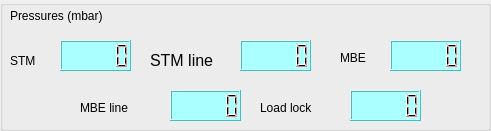
     <widget class="QGroupBox" name="groupBox_6">
      <property name="geometry">
       <rect>
        <x>850</x>
        <y>130</y>
        <width>491</width>
        <height>131</height>
       </rect>
      </property>
      <property name="title">
       <string/>
      </property>
      <widget class="QLabel" name="label_204">
       <property name="geometry">
        <rect>
         <x>10</x>
         <y>0</y>
         <width>241</width>
         <height>31</height>
        </rect>
       </property>
       <property name="styleSheet">
        <string notr="true">font: 12pt &quot;MS Shell Dlg 2&quot;;</string>
       </property>
       <property name="text">
        <string>Pressures (mbar)</string>
       </property>
      </widget>
      <widget class="QLCDNumber" name="mv_lcd_P_stm">
       <property name="geometry">
        <rect>
         <x>60</x>
         <y>40</y>
         <width>71</width>
         <height>31</height>
        </rect>
       </property>
       <property name="styleSheet">
        <string notr="true">background-color: rgb(170, 255, 255);</string>
       </property>
      </widget>
      <widget class="QLabel" name="label_21">
       <property name="geometry">
        <rect>
         <x>10</x>
         <y>50</y>
         <width>47</width>
         <height>21</height>
        </rect>
       </property>
       <property name="styleSheet">
        <string notr="true">font: 12pt &quot;MS Shell Dlg 2&quot;;</string>
       </property>
       <property name="text">
        <string>STM</string>
       </property>
      </widget>
      <widget class="QLabel" name="label_22">
       <property name="geometry">
        <rect>
         <x>150</x>
         <y>50</y>
         <width>101</width>
         <height>20</height>
        </rect>
       </property>
       <property name="font">
        <font>
         <family>MS Shell Dlg 2</family>
         <pointsize>12</pointsize>
         <weight>50</weight>
         <italic>false</italic>
         <bold>false</bold>
        </font>
       </property>
       <property name="styleSheet">
        <string notr="true">font: 12pt &quot;MS Shell Dlg 2&quot;;</string>
       </property>
       <property name="text">
        <string>STM line</string>
       </property>
      </widget>
      <widget class="QLCDNumber" name="mv_lcd_P_stmline">
       <property name="geometry">
        <rect>
         <x>240</x>
         <y>40</y>
         <width>71</width>
         <height>31</height>
        </rect>
       </property>
       <property name="styleSheet">
        <string notr="true">background-color: rgb(170, 255, 255);</string>
       </property>
      </widget>
      <widget class="QLabel" name="label_27">
       <property name="geometry">
        <rect>
         <x>340</x>
         <y>50</y>
         <width>47</width>
         <height>16</height>
        </rect>
       </property>
       <property name="styleSheet">
        <string notr="true">font: 12pt &quot;MS Shell Dlg 2&quot;;</string>
       </property>
       <property name="text">
        <string>MBE</string>
       </property>
      </widget>
      <widget class="QLCDNumber" name="mv_lcd_P_mbe">
       <property name="geometry">
        <rect>
         <x>390</x>
         <y>40</y>
         <width>71</width>
         <height>31</height>
        </rect>
       </property>
       <property name="styleSheet">
        <string notr="true">background-color: rgb(170, 255, 255);</string>
       </property>
      </widget>
      <widget class="QLabel" name="label_24">
       <property name="geometry">
        <rect>
         <x>80</x>
         <y>100</y>
         <width>91</width>
         <height>16</height>
        </rect>
       </property>
       <property name="styleSheet">
        <string notr="true">font: 12pt &quot;MS Shell Dlg 2&quot;;</string>
       </property>
       <property name="text">
        <string>MBE line</string>
       </property>
      </widget>
      <widget class="QLCDNumber" name="mv_lcd_P_mbeline">
       <property name="geometry">
        <rect>
         <x>170</x>
         <y>90</y>
         <width>71</width>
         <height>31</height>
        </rect>
       </property>
       <property name="styleSheet">
        <string notr="true">background-color: rgb(170, 255, 255);</string>
       </property>
      </widget>
      <widget class="QLabel" name="label_38">
       <property name="geometry">
        <rect>
         <x>260</x>
         <y>100</y>
         <width>91</width>
         <height>16</height>
        </rect>
       </property>
       <property name="styleSheet">
        <string notr="true">font: 12pt &quot;MS Shell Dlg 2&quot;;</string>
       </property>
       <property name="text">
        <string>Load lock</string>
       </property>
      </widget>
      <widget class="QLCDNumber" name="mv_lcd_P_loadlock">
       <property name="geometry">
        <rect>
         <x>350</x>
         <y>90</y>
         <width>71</width>
         <height>31</height>
        </rect>
       </property>
       <property name="styleSheet">
        <string notr="true">background-color: rgb(170, 255, 255);</string>
       </property>
      </widget>
     </widget>
